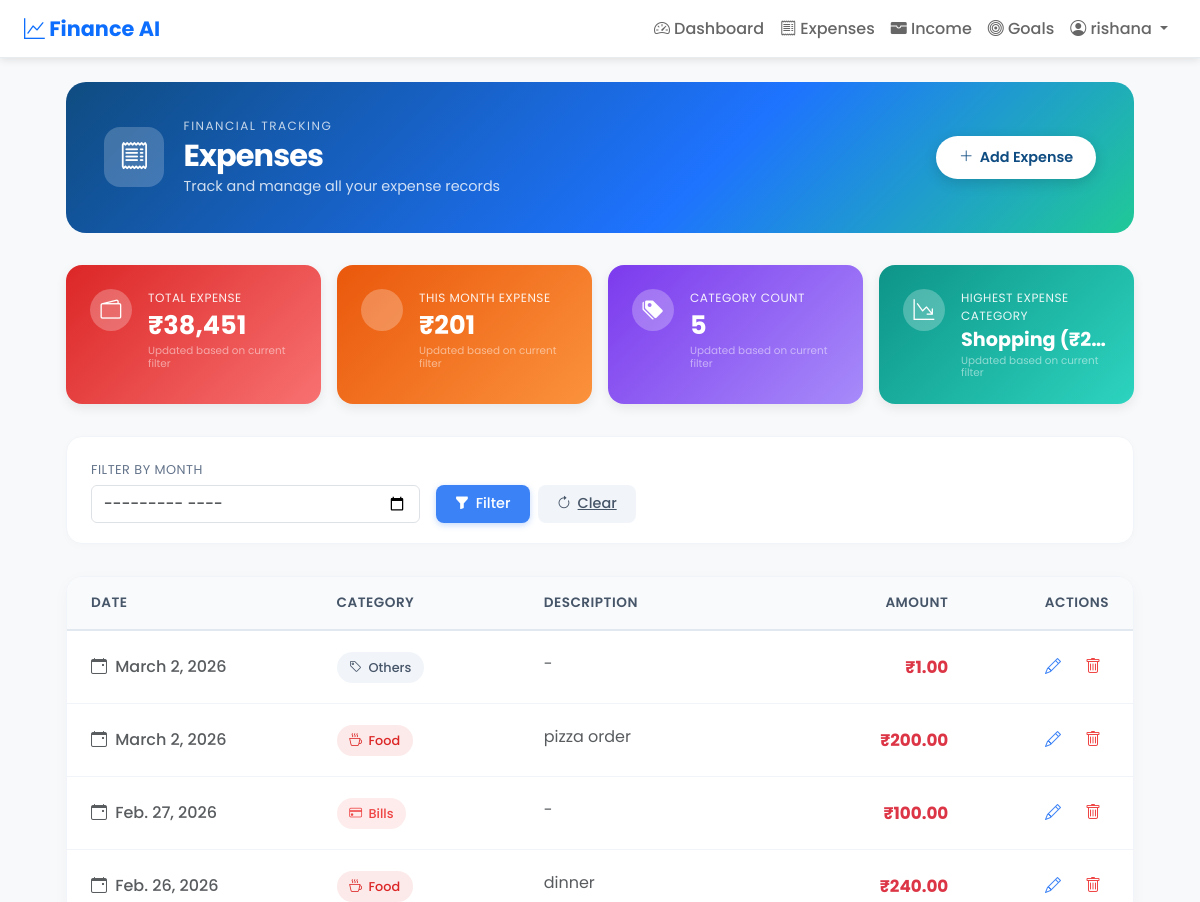
Page /expenses/ (signed in, upper part) on the earlier database version.
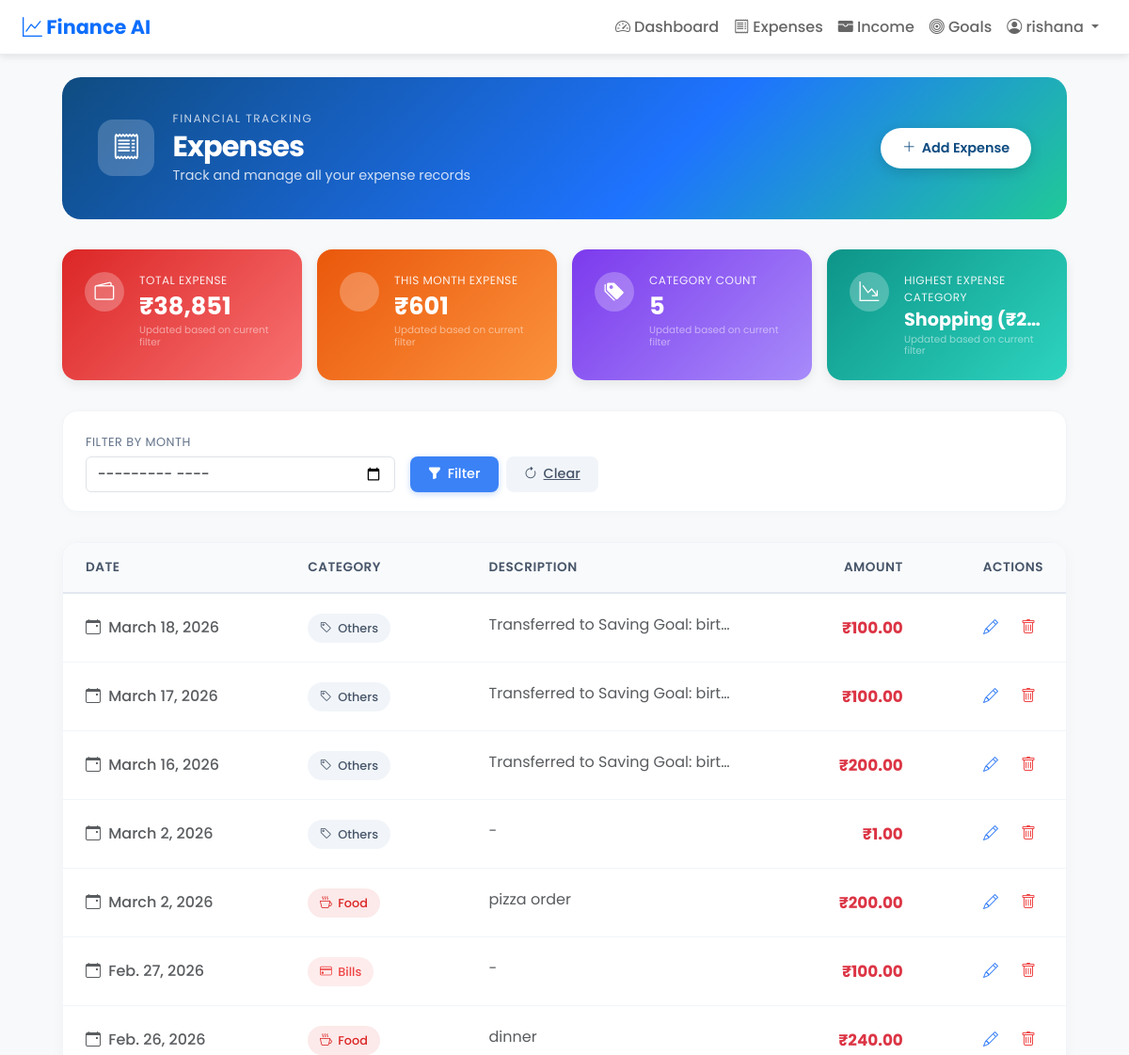
Same page on the later database version.
### expenses/models.py (models this page shows, shortened)
class Expense(models.Model):
	CATEGORY_CHOICES = [
		('Food', 'Food'),
		('Travel', 'Travel'),
		('Shopping', 'Shopping'),
		('Bills', 'Bills'),
		('Others', 'Others'),
	]
	user = models.ForeignKey(User, on_delete=models.CASCADE, related_name='expenses')
	category = models.CharField(max_length=20, choices=CATEGORY_CHOICES)
	amount = models.DecimalField(
		max_digits=10,
		decimal_places=2,
		validators=[
			MinValueValidator(Decimal('0.01')),
			MaxValueValidator(Decimal('1000000.00'))
		]
	)
	description = models.TextField(blank=True)
	date = models.DateField(default=dt_date.today)
	is_anomaly = models.BooleanField(default=False)
	is_auto_categorized = models.BooleanField(default=False)
	is_ml_predicted = models.BooleanField(default=False)
	class Meta:
		ordering = ['-date', '-id']

### expenses/views.py (the view)
# urls.py: path('expenses/', views.expense_list, name='expense_list'),
@login_required
@user_passes_test(is_regular_user, redirect_field_name=None)
def expense_list(request):
	if request.user.is_staff or request.user.is_superuser:
		return redirect('admin_dashboard')
	form = MonthFilterForm(request.GET or None)
	qs = Expense.objects.filter(user=request.user)
	selected_month = None
	if form.is_valid() and form.cleaned_data.get('month'):
		selected_month = form.cleaned_data['month']
		qs = qs.filter(date__year=selected_month.year, date__month=selected_month.month)
	total_expense = qs.aggregate(total=Sum('amount'))['total'] or Decimal('0.00')
	today = date.today()
	if selected_month:
		this_month_qs = qs
		month_label = f"Expense ({selected_month.strftime('%b %Y')})"
	else:
		this_month_qs = qs.filter(date__year=today.year, date__month=today.month)
		month_label = "This Month Expense"
	this_month_expense = this_month_qs.aggregate(total=Sum('amount'))['total'] or Decimal('0.00')
	unique_category_count = qs.values('category').distinct().count()
	highest_cat_data = qs.values('category').annotate(cat_total=Sum('amount')).order_by('-cat_total').first()
	if highest_cat_data:
		highest_expense_category = f"{highest_cat_data['category']} (₹{highest_cat_data['cat_total']:,.0f})"
	else:
		highest_expense_category = None
	context = {
		'expenses': qs.order_by('-date', '-id'),
		'form': form,
		'selected_month': selected_month,
		'total_expense': total_expense,
		'this_month_expense': this_month_expense,
		'month_label': month_label,
		'unique_category_count': unique_category_count,
		'highest_expense_category': highest_expense_category,
	}
	return render(request, 'expense_list.html', context)

### expenses/forms.py
class MonthFilterForm(forms.Form):
    month = forms.DateField(
        required=False,
        widget=forms.DateInput(attrs={"type": "month", "class": "form-control"}),
        help_text="Filter by month",
    )

### expenses/views.py (called while the page is built)
def is_regular_user(user):
	return not (user.is_staff or user.is_superuser)

### expenses/templates/expense_list.html (shortened to what the changed rows need)
{% extends 'base.html' %}
{% load humanize %}
{% block content %}
<div class="goals-page">
  <div class="goals-hero">
    <div class="goals-hero-content">
      <div class="hero-left">
        <div>
          <h1 class="hero-title">Expenses</h1>
        </div>
      </div>
    </div>
  </div>
  <div class="stat-grid">
    <div class="stat-card stat-red">
      <div class="stat-info">
        <span class="stat-label">Total Expense</span>
        <span class="stat-value">₹{{ total_expense|default:"0"|intcomma }}</span>
        <small class="text-white-50 mt-1 d-block" style="font-size: 0.65rem; line-height: 1.2;">Updated based on current filter</small>
      </div>
    </div>
    <div class="stat-card stat-orange">
      <div class="stat-info">
        <span class="stat-label">{{ month_label|default:"This Month Expense" }}</span>
        <span class="stat-value">₹{{ this_month_expense|default:"0"|intcomma }}</span>
        <small class="text-white-50 mt-1 d-block" style="font-size: 0.65rem; line-height: 1.2;">Updated based on current filter</small>
      </div>
    </div>
  </div>
  {% if expenses %}
  <div class="income-table-card table-responsive mb-4">
    <table class="table income-table align-middle mb-0">
      <thead>
        <tr>
          <th>Date</th>
          <th>Category</th>
          <th>Description</th>
          <th class="text-end">Amount</th>
          <th class="text-end">Actions</th>
        </tr>
      </thead>
      <tbody>
        {% for e in expenses %}
        <tr>
          <td class="text-nowrap text-muted fw-medium"><i class="bi bi-calendar-event me-1"></i> {{ e.date }}</td>
          <td>
            <span class="source-badge
              {% if e.category == 'Food' %}badge-food
              {% elif e.category == 'Travel' %}badge-travel
              {% elif e.category == 'Shopping' %}badge-shopping
              {% elif e.category == 'Bills' %}badge-bills
              {% else %}badge-other{% endif %}">
              <i class="bi bi-{% if e.category == 'Food' %}cup-hot{% elif e.category == 'Travel' %}car-front{% elif e.category == 'Shopping' %}bag{% elif e.category == 'Bills' %}credit-card{% else %}tag{% endif %}"></i>
              {{ e.category }}
            </span>
          </td>
          <td class="text-muted" style="max-width: 250px;"><span class="text-truncate d-inline-block w-100">{{ e.description|default:"-" }}</span></td>
          <td class="text-end fw-bold text-danger" style="font-size: 1.05rem;">
            ₹{{ e.amount|floatformat:2|intcomma }}
          </td>
          <td class="text-end text-nowrap">
            <div class="d-flex justify-content-end gap-2">
              <a href="/expenses/{{ e.id }}/edit/" class="btn-icon btn-icon-edit" title="Edit">
                <i class="bi bi-pencil"></i>
              </a>
              <form action="/expenses/{{ e.id }}/delete/" method="post" class="d-inline m-0 p-0" title="Delete">
                <button class="btn-icon btn-icon-delete" onclick="return confirm('Are you sure you want to delete this expense?')" type="submit">
                  <i class="bi bi-trash"></i>
                </button>
              </form>
            </div>
          </td>
        </tr>
        {% endfor %}
      </tbody>
    </table>
  </div>
  {% endif %}
</div>
{% endblock %}

Differences in the rows shown:
added Expense: date "March 18, 2026", category "Others", description "Transferred to Saving Goal: birt…", amount "100.00"
added Expense: date "March 17, 2026", category "Others", description "Transferred to Saving Goal: birt…", amount "100.00"
added Expense: date "March 16, 2026", category "Others", description "Transferred to Saving Goal: birt…", amount "200.00"
Other differences:
{{ total_expense|default:"0"|intcomma }}: "38,451" → "38,851"
{{ this_month_expense|default:"0"|intcomma }}: "201" → "601"
